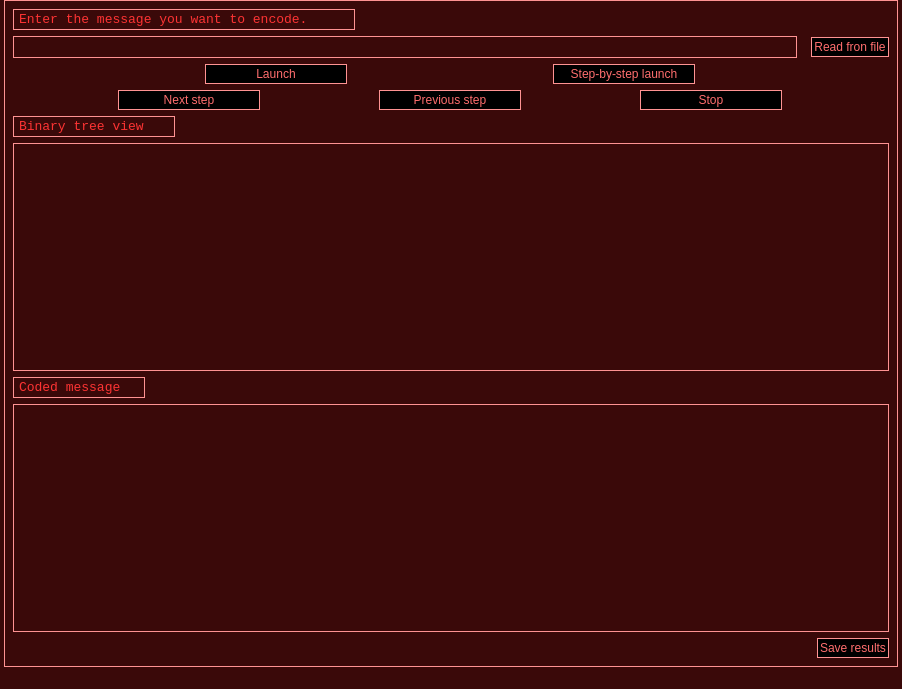
<?xml version="1.0" encoding="UTF-8"?>
<ui version="4.0">
 <class>MainWindow</class>
 <widget class="QMainWindow" name="MainWindow">
  <property name="geometry">
   <rect>
    <x>0</x>
    <y>0</y>
    <width>902</width>
    <height>689</height>
   </rect>
  </property>
  <property name="minimumSize">
   <size>
    <width>902</width>
    <height>689</height>
   </size>
  </property>
  <property name="windowTitle">
   <string>MainWindow</string>
  </property>
  <property name="styleSheet">
   <string notr="true">background-color: rgb(58, 9, 9);
color: rgb(255, 60, 60);
</string>
  </property>
  <widget class="QWidget" name="centralwidget">
   <property name="styleSheet">
    <string notr="true">border-color: rgb(255, 20, 20);
border-width : 1.2px;
border-style: ridge;
margin-left: 4px;
margin-right: 4px;
padding:2px;
color: rgb(255, 76, 76);</string>
   </property>
   <layout class="QVBoxLayout" name="verticalLayout">
    <item>
     <widget class="QLabel" name="label">
      <property name="maximumSize">
       <size>
        <width>350</width>
        <height>16777215</height>
       </size>
      </property>
      <property name="font">
       <font>
        <family>Consolas</family>
        <pointsize>8</pointsize>
       </font>
      </property>
      <property name="styleSheet">
       <string notr="true">color: rgb(253, 51, 51);</string>
      </property>
      <property name="text">
       <string>&lt;html&gt;&lt;head/&gt;&lt;body&gt;&lt;p&gt;&lt;span style=&quot; font-size:10pt;&quot;&gt;Enter the message you want to encode.&lt;/span&gt;&lt;/p&gt;&lt;/body&gt;&lt;/html&gt;</string>
      </property>
     </widget>
    </item>
    <item>
     <layout class="QHBoxLayout" name="horizontalLayout">
      <item>
       <widget class="QLineEdit" name="inputStr">
        <property name="styleSheet">
         <string notr="true">font: 12pt &quot;Consolas&quot;;
color: rgb(255, 58, 51);</string>
        </property>
       </widget>
      </item>
      <item>
       <widget class="QPushButton" name="readFileButton">
        <property name="maximumSize">
         <size>
          <width>110</width>
          <height>16777215</height>
         </size>
        </property>
        <property name="styleSheet">
         <string notr="true">
background-color: rgb(0, 0, 0);
color: rgb(255, 110, 110);</string>
        </property>
        <property name="text">
         <string>Read fron file</string>
        </property>
       </widget>
      </item>
     </layout>
    </item>
    <item>
     <layout class="QHBoxLayout" name="horizontalLayout_2">
      <item>
       <widget class="QPushButton" name="startCodingButton">
        <property name="maximumSize">
         <size>
          <width>150</width>
          <height>16777215</height>
         </size>
        </property>
        <property name="styleSheet">
         <string notr="true">
background-color: rgb(0, 0, 0);
color: rgb(255, 110, 110);</string>
        </property>
        <property name="text">
         <string>Launch</string>
        </property>
       </widget>
      </item>
      <item>
       <widget class="QPushButton" name="stepByStepStart">
        <property name="maximumSize">
         <size>
          <width>150</width>
          <height>16777215</height>
         </size>
        </property>
        <property name="styleSheet">
         <string notr="true">
background-color: rgb(0, 0, 0);
color: rgb(255, 110, 110);</string>
        </property>
        <property name="text">
         <string>Step-by-step launch</string>
        </property>
       </widget>
      </item>
     </layout>
    </item>
    <item>
     <layout class="QHBoxLayout" name="horizontalLayout_3">
      <item>
       <widget class="QPushButton" name="nextStep">
        <property name="maximumSize">
         <size>
          <width>150</width>
          <height>16777215</height>
         </size>
        </property>
        <property name="styleSheet">
         <string notr="true">
background-color: rgb(0, 0, 0);
color: rgb(255, 110, 110);</string>
        </property>
        <property name="text">
         <string>Next step</string>
        </property>
       </widget>
      </item>
      <item>
       <widget class="QPushButton" name="previousStep">
        <property name="maximumSize">
         <size>
          <width>150</width>
          <height>16777215</height>
         </size>
        </property>
        <property name="styleSheet">
         <string notr="true">
background-color: rgb(0, 0, 0);
color: rgb(255, 110, 110);</string>
        </property>
        <property name="text">
         <string>Previous step</string>
        </property>
       </widget>
      </item>
      <item>
       <widget class="QPushButton" name="stopButton">
        <property name="maximumSize">
         <size>
          <width>150</width>
          <height>16777215</height>
         </size>
        </property>
        <property name="styleSheet">
         <string notr="true">
background-color: rgb(0, 0, 0);
color: rgb(255, 110, 110);</string>
        </property>
        <property name="text">
         <string>Stop</string>
        </property>
       </widget>
      </item>
     </layout>
    </item>
    <item>
     <widget class="QLabel" name="label_2">
      <property name="maximumSize">
       <size>
        <width>170</width>
        <height>16777215</height>
       </size>
      </property>
      <property name="font">
       <font>
        <family>Consolas</family>
       </font>
      </property>
      <property name="styleSheet">
       <string notr="true">color: rgb(253, 51, 51);</string>
      </property>
      <property name="text">
       <string>&lt;html&gt;&lt;head/&gt;&lt;body&gt;&lt;p&gt;&lt;span style=&quot; font-size:10pt;&quot;&gt;Binary tree view&lt;/span&gt;&lt;/p&gt;&lt;/body&gt;&lt;/html&gt;</string>
      </property>
     </widget>
    </item>
    <item>
     <widget class="QGraphicsView" name="graphicsView">
      <property name="backgroundBrush">
       <brush brushstyle="Dense1Pattern">
        <color alpha="255">
         <red>189</red>
         <green>4</green>
         <blue>4</blue>
        </color>
       </brush>
      </property>
     </widget>
    </item>
    <item>
     <widget class="QLabel" name="label_3">
      <property name="maximumSize">
       <size>
        <width>140</width>
        <height>16777215</height>
       </size>
      </property>
      <property name="font">
       <font>
        <family>Consolas</family>
       </font>
      </property>
      <property name="styleSheet">
       <string notr="true">color: rgb(253, 51, 51);</string>
      </property>
      <property name="text">
       <string>&lt;html&gt;&lt;head/&gt;&lt;body&gt;&lt;p&gt;&lt;span style=&quot; font-size:10pt;&quot;&gt;Coded message&lt;/span&gt;&lt;/p&gt;&lt;/body&gt;&lt;/html&gt;</string>
      </property>
     </widget>
    </item>
    <item>
     <widget class="QTextBrowser" name="answer">
      <property name="minimumSize">
       <size>
        <width>0</width>
        <height>40</height>
       </size>
      </property>
      <property name="maximumSize">
       <size>
        <width>16777215</width>
        <height>230</height>
       </size>
      </property>
      <property name="styleSheet">
       <string notr="true">color: rgb(255, 58, 51);</string>
      </property>
     </widget>
    </item>
    <item alignment="Qt::AlignRight">
     <widget class="QPushButton" name="saveButton">
      <property name="styleSheet">
       <string notr="true">
background-color: rgb(0, 0, 0);
color: rgb(255, 110, 110);</string>
      </property>
      <property name="text">
       <string>Save results</string>
      </property>
     </widget>
    </item>
   </layout>
  </widget>
  <widget class="QMenuBar" name="menubar">
   <property name="geometry">
    <rect>
     <x>0</x>
     <y>0</y>
     <width>902</width>
     <height>25</height>
    </rect>
   </property>
  </widget>
  <widget class="QStatusBar" name="statusbar"/>
 </widget>
 <resources/>
 <connections/>
</ui>
